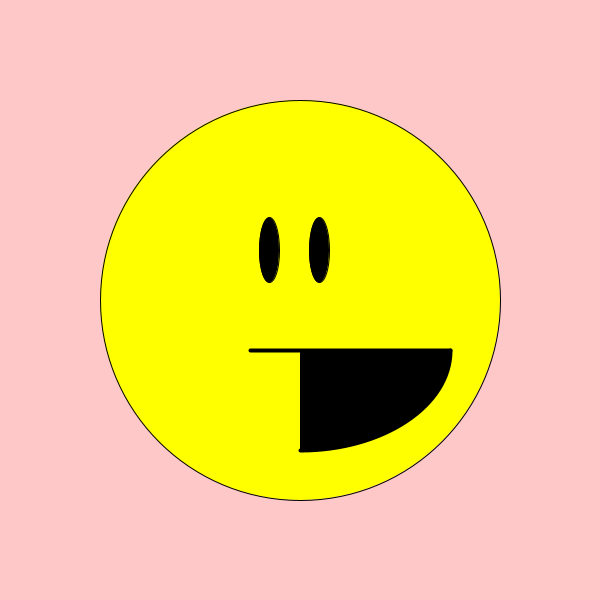
Frame 1 (no input)
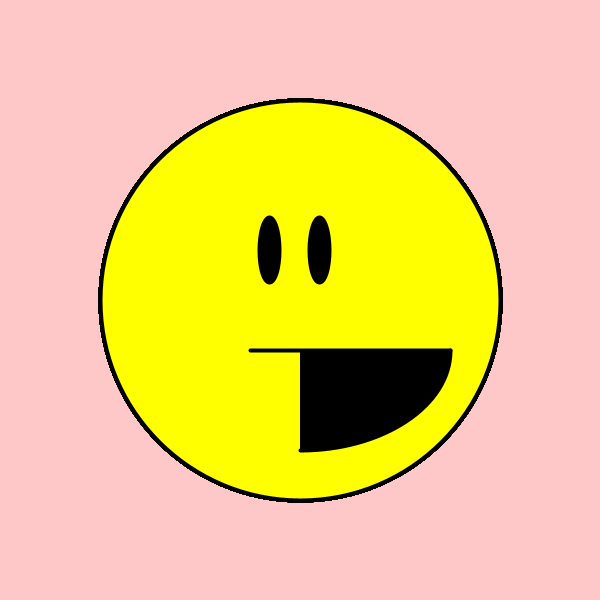
Frame 60 (the mouse pressed at the canvas centre just before this capture)
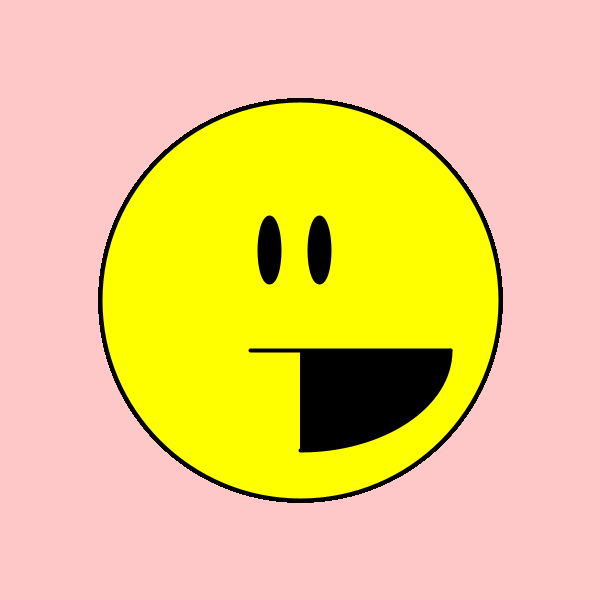
Frame 120 (the mouse held since frame 60 and released just before this capture)

The Processing sketch that drew these frames (run headless with seeded random() and noise(); from frame 60 on, the mouse is pressed at the canvas centre):

// Processing sketch: processing_181739
// ── processing_181739.pde

void setup() { 
  size(600, 600);
  background(255, 200, 200); 
}

void draw() { 
fill(500, 500, 0);
ellipse(300, 300, 400, 400);
fill(0);
ellipse(319, 250, 20, 65);
ellipse(269, 250, 20, 65);
fill(0);
strokeWeight(4);
line(250, 350, 450, 350);
arc(300, 350, 300, 200, 0, PI / 2.0);

}
